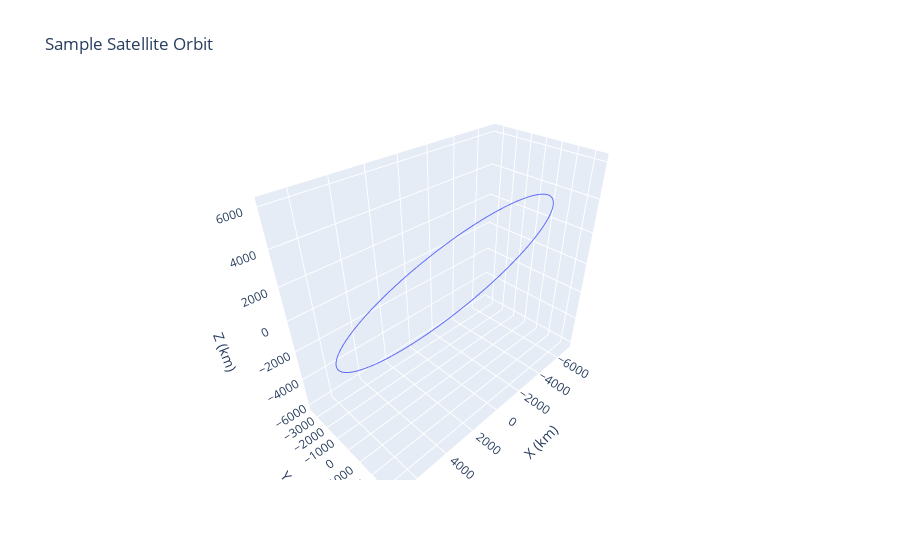

The cell this chart's notebook holds for it:
### Code cell
from poliastro.bodies import Earth
from poliastro.twobody import Orbit
from astropy import units as u
from astropy.time import Time
import numpy as np
import plotly.graph_objs as go

# Define a single sample satellite orbit
a = Earth.R + 600 * u.km
orbit = Orbit.circular(Earth, alt=600 * u.km, inc=60 * u.deg)

# Sample positions using .propagate() for 100 time steps
positions = []
times = np.linspace(0, orbit.period.to(u.s).value, 100) * u.s

for t in times:
    propagated = orbit.propagate(t)
    positions.append(propagated.r)

# Extract X, Y, Z positions
x = [r[0].to(u.km).value for r in positions]
y = [r[1].to(u.km).value for r in positions]
z = [r[2].to(u.km).value for r in positions]

# Plot orbit in 3D using Plotly
fig = go.Figure(data=[go.Scatter3d(
    x=x,
    y=y,
    z=z,
    mode='lines'
)])
fig.update_layout(
    title="Sample Satellite Orbit",
    scene=dict(
        xaxis_title="X (km)",
        yaxis_title="Y (km)",
        zaxis_title="Z (km)",
        aspectmode='data'
    )
)
fig.show()
